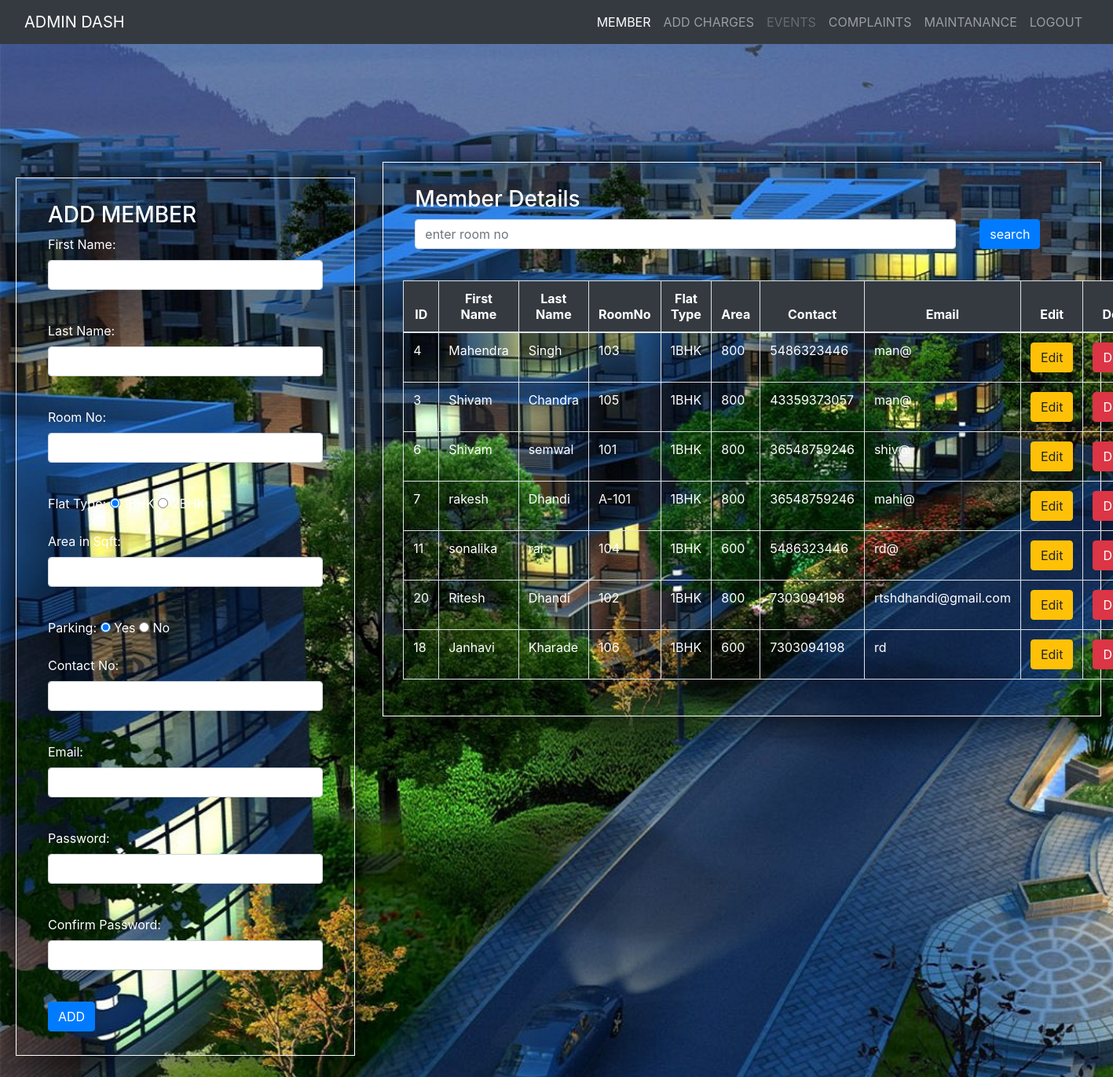
Before: /admin-panel.php (signed in) with the older database file.
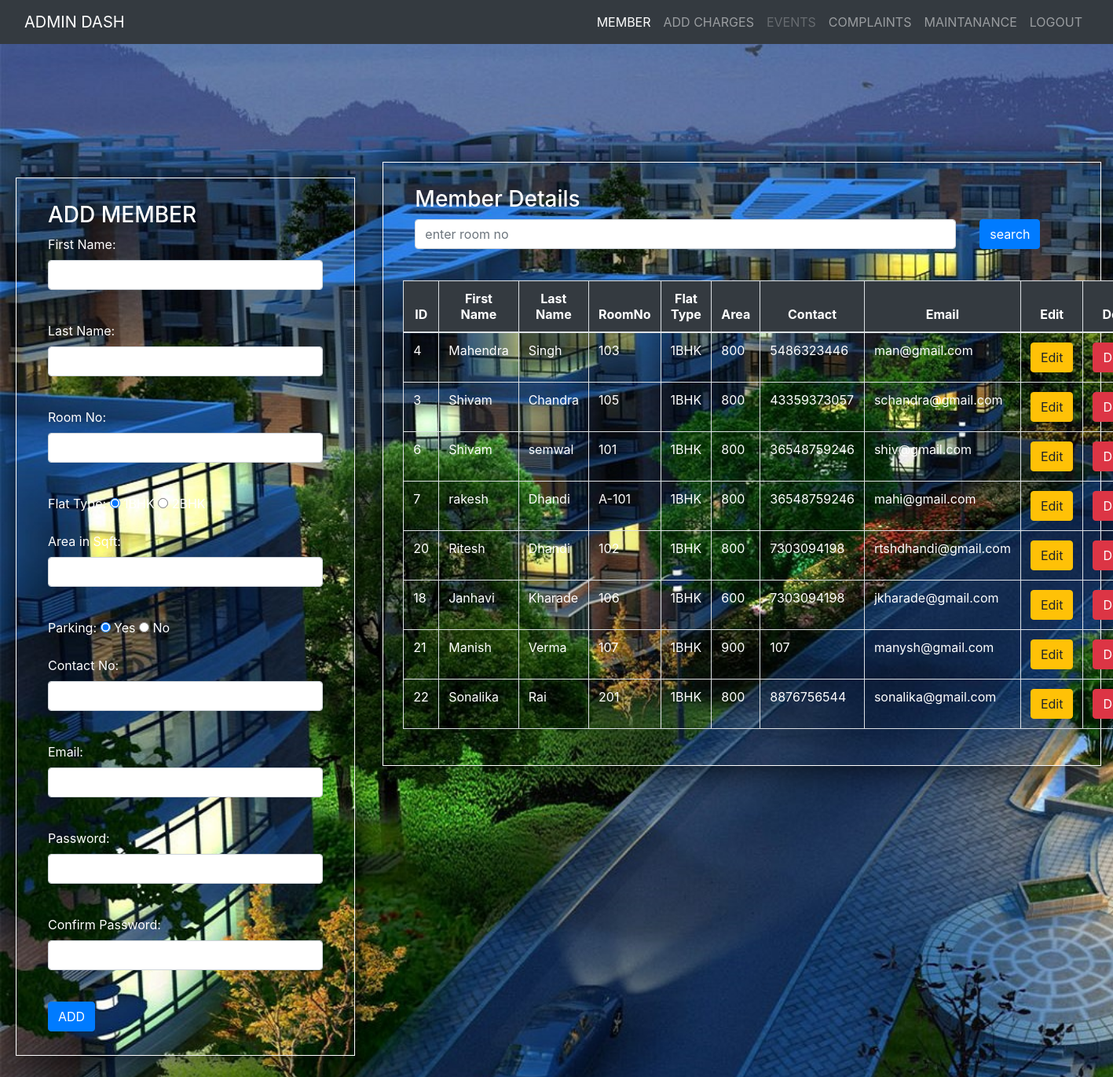
After: the same page with the newer database file.
### tables this page shows
CREATE TABLE IF NOT EXISTS `addmember` (
  `memberid` int(50) NOT NULL AUTO_INCREMENT,
  `fname` varchar(50) NOT NULL,
  `lname` varchar(50) NOT NULL,
  `roomno` varchar(50) NOT NULL,
  `flat_type` varchar(50) NOT NULL,
  `area` varchar(50) NOT NULL,
  `parking` varchar(50) NOT NULL,
  `contactno` varchar(50) NOT NULL,
  `email` varchar(50) NOT NULL,
  `password` varchar(15) NOT NULL,
  PRIMARY KEY (`memberid`)
);

### admin-panel.php (the view, shortened to what this page needs)
<?php include("dbcon.php");?>
<html>
<head>
<link rel="stylesheet" href="https://stackpath.bootstrapcdn.com/bootstrap/4.1.3/css/bootstrap.min.css">
<link href="css/global.css" type="text/css" rel=" stylesheet"	>
</head>
<body style="background:url('images/8.jpg') no-repeat; background-size:cover;">
<nav class="navbar navbar-expand-sm bg-dark navbar-dark">
<div class="container-fluid">
 <a class="navbar-brand" href="">ADMIN DASH</a>
 <nav class="nav navbar-nav">
  <ul class="nav navbar-nav navbar-right">
    <li class="nav-item active">
      <a class="nav-link" href="admin-panel.php">MEMBER</a>
    </li>
    <li class="nav-item">
      <a class="nav-link" href="charges.php">ADD CHARGES</a>
    </li>
    <li class="nav-item">
      <a class="nav-link disabled" href="events.php">EVENTS</a>
    </li>
    <li class="nav-item">
      <a class="nav-link " href="viewcomplaints.php"> COMPLAINTS</a>
    </li>
	 <li class="nav-item">
      <a class="nav-link " href="maintanance.php"> MAINTANANCE</a>
    </li>
	 <li class="nav-item">
      <a class="nav-link " href="admin_logout.php"> LOGOUT</a>
    </li>
  </ul>
  </nav>
  </div>
</nav>
<div class="container-fluid">
<div class="row">
	<div class="col-md-4">
	<div class="row">
	<div class="card-body" >
		<form class="form-container" action="" method="POST">
		<h3 > ADD MEMBER</h3>
		<div class="form-group">
			<label>First Name:</label>
			<input type="text" name="fname" class="form-control" required><br>
		</div>
		<div class="form-group">
			<label>Last Name:</label>
			<input type="text" name="lname" class="form-control"required><br>
		</div>
		<div class="form-group">
			<label>Room No:</label>
			<input type="text" name="roomno" class="form-control" required><br>
			</div>
		<div class="form-group">
			<label>Flat Type: </label>
			<input type="radio" name="flat_type" value="1BHK" checked> 1BHK
			<input type="radio" name="flat_type" value="2BHK"> 2BHK<br>
			</div>
		<div class="form-group">
			<label>Area in Sqft:</label>
			<input type="text" name="area" class="form-control required"><br>
			</div>
		<div class="form-group">
		<label>Parking: </label>
			<input type="radio" name="parking" value="Yes" checked> Yes
			<input type="radio" name="parking" value="No"> No<br>
			</div>
		<div class="form-group">
			<label>Contact No:</label>
			<input type="text" name="contactno" class="form-control" required><br>
			</div>
		<div class="form-group">
			<label>Email:</label>
			<input type="text" name="email" class="form-control" required><br>
			</div>
		<div class="form-group">
			<label>Password:</label>
			<input type="password" name="password" class="form-control" required><br>
			</div>
		<div class="form-group">
			<label>Confirm Password:</label>
			<input type="password" name="cpassword" class="form-control" required><br>
			</div>
			<input type="submit" name="membersubmit" value="ADD" class="btn btn-primary">
			<br>
		</form>
		</div>
	</div>
</div>
	<div class="col-md-8">
		<form class="form-container" action="member_search.php" method="POST">
		 <h3> Member Details</h3>
		<div class="row">
			<div class="col-md-10"><input type="text" name="search" class="form-control" placeholder="enter room no"></div>
			<div class="col-md-2"><input type="submit"value=" search" name="membersearch" class="btn btn-primary"></div><div class="card-body"></div>
	<table class="table table-striped table-hover table-bordered">
		<thead>
		<tr class="bg-dark text-white text-center">
			<th>ID</th>
			<th>First Name</th>
			<th>Last Name</th>
			<th>RoomNo</th>
			<th>Flat Type</th>
			<th>Area</th>
			<th>Contact</th>
			<th>Email</th>
			<th>Edit</th>
			<th>Delete</th>
		</tr>
		</thead>
		<tbody>
			<?php
	$query="Select * from addmember ";
	$result=mysqli_query($con,$query);
	while ($row=mysqli_fetch_array($result)){
	?><tr>
	<td><?php echo $row['memberid'] ?></td>
	<td><?php echo $row['fname'] ?></td>
	<td><?php echo $row['lname'] ?></td>
	<td><?php echo $row['roomno'] ?></td>
	<td><?php echo $row['flat_type'] ?></td>
	<td><?php echo $row['area'] ?></td>
	<td><?php echo $row['contactno'] ?></td>
	<td><?php echo $row['email'] ?></td>
	<td><a  href="member_edit.php?idd=<?php echo $row['memberid'] ?>"  class="btn btn-warning">Edit</a></td>
	<td><a onclick="return confirm('Are you sure?')" href="admin-panel.php?idd=<?php echo $row['memberid'] ?>"  class="btn btn-danger">Delete</a></td>
	</tr>
	<?php
}
?>
		</tbody>
	</table>
</div>
</div>
</body>
</html>

### css/global.css (style rules this page uses)
* { color:#fff; }
.form-container { border:1px solid #fff;margin-top:150px; padding:30px 40px; -webkit-box-shadow: 1px 2px 40px 0px rgba(0,0,0,0.75); -moz-box-shadow: 1px 2px 40px 0px rgba(0,0,0,0.75); box-shadow: 1px 2px 40px 0px rgba(0,0,0,0.75); }

Changed rows visible on the page:
removed addmember: memberid "11", fname "sonalika", lname "rai", roomno "104", flat_type "1BHK", area "600", contactno "5486323446", email "rd@"
changed addmember "Mahendra": email "man@" → "man@gmail.com"
changed addmember "Chandra": email "man@" → "schandra@gmail.com"
changed addmember "semwal": email "shiv@" → "shiv@gmail.com"
changed addmember "rakesh": email "mahi@" → "mahi@gmail.com"
changed addmember "Janhavi": email "rd" → "jkharade@gmail.com"
added addmember: memberid "21", fname "Manish", lname "Verma", roomno "107", flat_type "1BHK", area "900", contactno "107", email "manysh@gmail.com"
added addmember: memberid "22", fname "Sonalika", lname "Rai", roomno "201", flat_type "1BHK", area "800", contactno "8876756544", email "sonalika@gmail.com"
